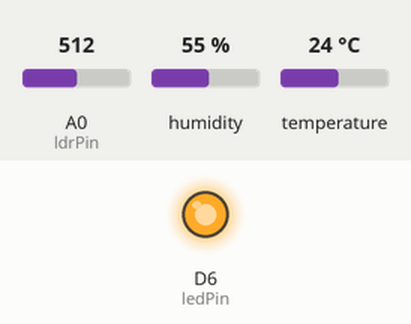
Simulated run of this sketch. Board: ESP8266 (NodeMCU). Parts: output pins drawn as LEDs (lit = HIGH). Inputs (shaded band) come from the test bench; at power-on: A0 (ldrPin) = 512, humidity 55 %, temperature 24 °C. WiFi joins after 1.5 s; servers stay silent unless stated; random numbers use the default seed unless the sketch sets one; no MQTT or app messages arrive unless stated; not simulated (calls return 0 or success): secrets.h; names the files do not define were given values by the test bench: mqtt_port = 1883; what the sketch prints to the serial monitor is not drawn.

Above: at 5.18 s.
At 10.2 s:
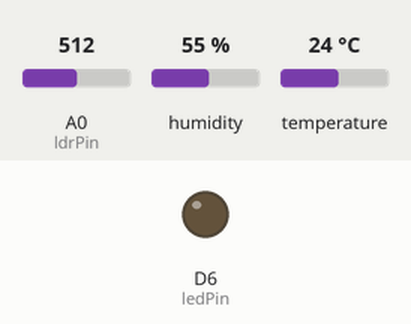
Timing chart, 0 to 18.0 s (numbered marks = the images above):
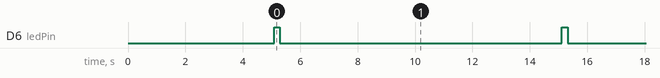

The sketch:

iotproject.ino
```cpp
#ifdef ESP8266
  #include <ESP8266WiFi.h>
#else
  #include <WiFi.h>
#endif

#include "secrets.h"
#include <PubSubClient.h>
#include <DHT.h>
#include <WiFiClientSecure.h>

// // WiFi Credentials
// const char* ssid = "your wifi username";
// const char* password = "your wifi password";

// // HiveMQ Cloud MQTT Broker details
// const char* mqtt_server = "your mqtt url";  // Replace with your actual broker URL
// const char* mqtt_username = "mqtt username";            // Replace with your MQTT username
// const char* mqtt_password = "your mqtt password";            // Replace with your MQTT password
// const int mqtt_port = 8883;                                  // SSL/TLS Port for HiveMQ

// GPIO pins for sensors
const int ldrPin = A0;   // LDR connected to A0 (analog input pin)
const int dhtPin = D1;   // DHT11 connected to D1 (digital input pin)
const int ledPin = D6;   // LED connected to D6

// Set up DHT11 sensor
#define DHTTYPE DHT11     // DHT11 sensor type
DHT dht(dhtPin, DHTTYPE);  // Initialize DHT sensor

WiFiClientSecure espClient;  // Secure WiFi Client
PubSubClient client(espClient);  // MQTT Client

unsigned long lastMsg = 0;
#define MSG_BUFFER_SIZE (50)
char msg[MSG_BUFFER_SIZE];

// Set up Wi-Fi connection
void setup_wifi() {
  delay(10);
  Serial.print("Connecting to WiFi...");
  WiFi.begin(ssid, password);
  while (WiFi.status() != WL_CONNECTED) {
    delay(5000);
    Serial.print(".");
  }
  Serial.println("\nWiFi connected, IP address: ");
  Serial.println(WiFi.localIP());
}

// Connect to the MQTT Broker
void reconnect() {
  while (!client.connected()) {
    Serial.print("Attempting MQTT connection...");
    String clientId = "ESP8266Client-";
    clientId += String(random(0xffff), HEX);
    if (client.connect(clientId.c_str(), mqtt_username, mqtt_password)) {
      Serial.println("connected");
    } else {
      Serial.print("failed, rc=");
      Serial.print(client.state());
      Serial.println(" try again in 5 seconds");
      delay(5000);
    }
  }
}

// Callback function when a message is received
void callback(char* topic, byte* payload, unsigned int length) {
  String incomingMessage = "";
  for (int i = 0; i < length; i++) {
    incomingMessage += (char)payload[i];
  }
  Serial.println("Message arrived: [" + String(topic) + "] " + incomingMessage);
}

// Publish message to MQTT
void publishMessage(const char* topic, String payload, boolean retained) {
  if (client.publish(topic, payload.c_str(), retained)) {
    Serial.println("Message published: [" + String(topic) + "] " + payload);
    digitalWrite(ledPin, HIGH);  // Turn on LED to indicate successful data publish
  } else {
    digitalWrite(ledPin, LOW);   // Turn off LED if publish fails
  }
}

void setup() {
  pinMode(ldrPin, INPUT);    // LDR as input
  pinMode(ledPin, OUTPUT);   // LED as output
  Serial.begin(115200);      // Start serial communication
  setup_wifi();              // Connect to Wi-Fi
  dht.begin();               // Initialize DHT sensor

  client.setServer(mqtt_server, mqtt_port);
  client.setCallback(callback);

  // Set up SSL/TLS connection
  espClient.setInsecure();  // Disable SSL certificate verification for easier setup
}

void loop() {
  if (!client.connected()) {
    reconnect();  // Reconnect to the MQTT broker if not connected
  }
  client.loop();  // Maintain the MQTT connection

  // Read temperature and humidity from the DHT11 sensor
  float temp = dht.readTemperature();  // Temperature in Celsius
  float humidity = dht.readHumidity(); // Humidity in percentage

  // Check if any read failed
  if (isnan(temp) || isnan(humidity)) {
    Serial.println("Failed to read from DHT sensor!");
    return;
  }

  // Read light intensity from the LDR (Photoresistor)
  int lightLevel = analogRead(ldrPin);  // Get LDR value (0-1023)

  // Serialize the data into JSON format
  String payload = "{\"temperature\": " + String(temp) + ", \"humidity\": " + String(humidity) + ", \"light\": " + String(lightLevel) + "}";

  // Publish the data to the MQTT broker
  publishMessage("home/sensors", payload, true);  // Topic: home/sensors

  // Optional: Turn on LED when data is published (for visualization)
  digitalWrite(ledPin, HIGH);
  delay(200);  // LED on for 200ms
  digitalWrite(ledPin, LOW);
  delay(9800);  // Wait 1.8 seconds before sending next message
}
```

Measured:
- by itself, D6 (ledPin): alternates HIGH for 0.20 s and LOW for 9.8 s
